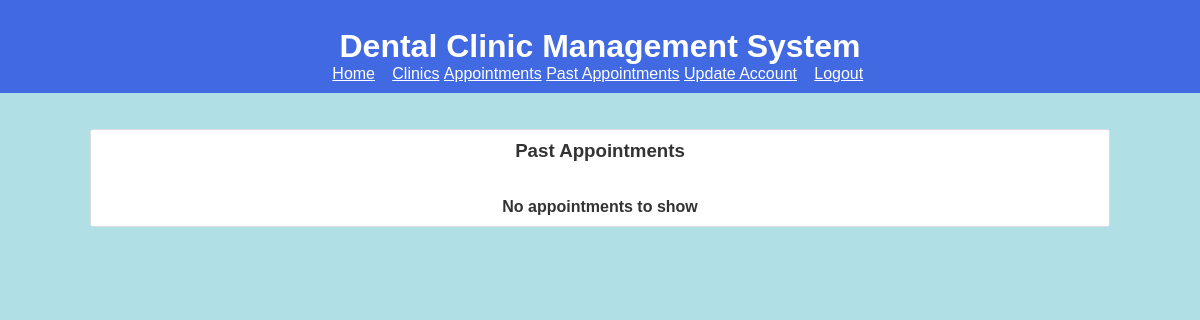
Before: /pastappointments.php (signed in) with the older database file.
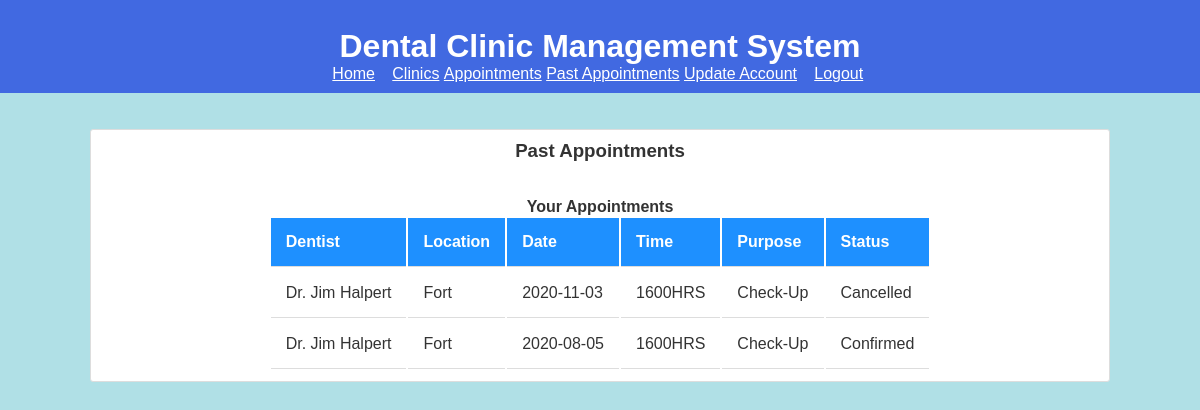
After: the same page with the newer database file.
### tables this page shows
CREATE TABLE `appointment` (
  `location` varchar(32) NOT NULL,
  `date` date NOT NULL,
  `time` int(4) NOT NULL,
  `reason` varchar(50) NOT NULL,
  `dname` varchar(32) NOT NULL,
  `uname` varchar(32) NOT NULL,
  `appt_id` int(10) NOT NULL,
  `status` set('Pending','Confirmed','Cancelled','Rejected') NOT NULL DEFAULT 'Pending'
);

CREATE TABLE `dentist` (
  `username` varchar(32) NOT NULL,
  `name` varchar(50) NOT NULL,
  `phone` bigint(10) NOT NULL,
  `age` int(3) NOT NULL,
  `sex` set('M','F') NOT NULL,
  `d_type` set('General','Orthodontist') NOT NULL,
  `location` varchar(32) NOT NULL
);

### pastappointments.php (the view, shortened to what this page needs)
<?php
    $db=mysqli_connect('localhost','root','','dcms') or die("could not connect to database");
?>
<!DOCTYPE HTML>
<html>
<head><title>Past Appointments</title>
<link href="style.css"type="text/css"rel="stylesheet"/>
</head>
<body>
  <center>
  <div class="menu">
    <h1>Dental Clinic Management System</h1>
    <a href="index.php">Home</a>
        <?php if(isset($_SESSION['username']) ){
        if($_SESSION['role'] == 'patient')
        {
            echo "<a href='clinics.php'>Clinics</a>";
        }
    ?>
    <a href="appointments.php">Appointments</a>
    <a href="pastappointments.php">Past Appointments</a>
    <a href='updateaccount.php'>Update Account</a>
    <a href="index.php?logout='1'">Logout</a>
<?php }?>
    </div><br><br>
    <div class="content-section" style="width:85%">
    <h3>Past Appointments</h3><br><br>
    <?php
        if($_SESSION['role'] == 'patient') {
            $query = "SELECT * FROM appointment WHERE uname='".$_SESSION['username']."'";
            $result = mysqli_query($db, $query);
            if($result == false || mysqli_num_rows($result) == 0)
            echo "<h4>No appointments to show</h4>";
            else
            {
                echo "<h4>Your Appointments</h4>";
                echo "<table><tr><th>Dentist</th><th>Location</th><th>Date</th><th>Time</th><th>Purpose</th><th>Status</th></tr>";
                while($row = mysqli_fetch_assoc($result))
                {
                    if(date('Y-m-d') > $row['date'])
                    {
                        $query2 = "SELECT name FROM dentist WHERE username = '".$row['dname']."' LIMIT 1";
                        $dentist_name = mysqli_query($db, $query2);
                        $row2 = mysqli_fetch_assoc($dentist_name);
                        echo "<tr><td>Dr. ".$row2['name']."</td><td>".$row['location']."</td><td>".$row['date']."</td>";
                        echo "<td>".$row['time']."HRS</td><td>".$row['reason']."</td><td>".$row['status']."</td></tr>";
                    }
                }
            }
        }
    ?>
    </div>
</body>
</html>

### style.css (style rules this page uses)
* { margin: 0; padding: 0; box-sizing: border-box; font-family: 'Lucida Sans', 'Lucida Sans Regular', 'Lucida Grande', 'Lucida Sans Unicode', Geneva, Verdana, sans-serif; }
body { background-color: powderblue; color: #333333; min-height: 100vh; }
.menu a { color:white; }
.content-section { background: #ffffff; padding: 10px 20px; border: 1px solid #dddddd; border-radius: 3px; margin-bottom: 20px; }
.menu { top: 0; background-color:royalblue; color:white; padding:10px 0px 10px 0px; margin: 0 auto; overflow: hidden; font-family: 'Trebuchet MS', 'Lucida Sans Unicode', 'Lucida Grande', 'Lucida Sans', Arial, sans-serif; }
th, td { padding: 15px; text-align: left; border-bottom: 1px solid #ddd; }
th { background-color: dodgerblue; color: white; }

### pastappointments.php (style rules this page uses)
.menu a { color:white; }
a { color:dodgerblue; }

Changed rows visible on the page:
added appointment: dentist.name "Jim Halpert", location "Fort", date "2020-11-03", time "1600", reason "Check-Up", status "Cancelled"
added appointment: dentist.name "Jim Halpert", location "Fort", date "2020-08-05", time "1600", reason "Check-Up", status "Confirmed"
Other visible differences:
text no longer shown: "No appointments to show"
text now shown: "Your Appointments Dentist Location Date Time Purpose Status"
